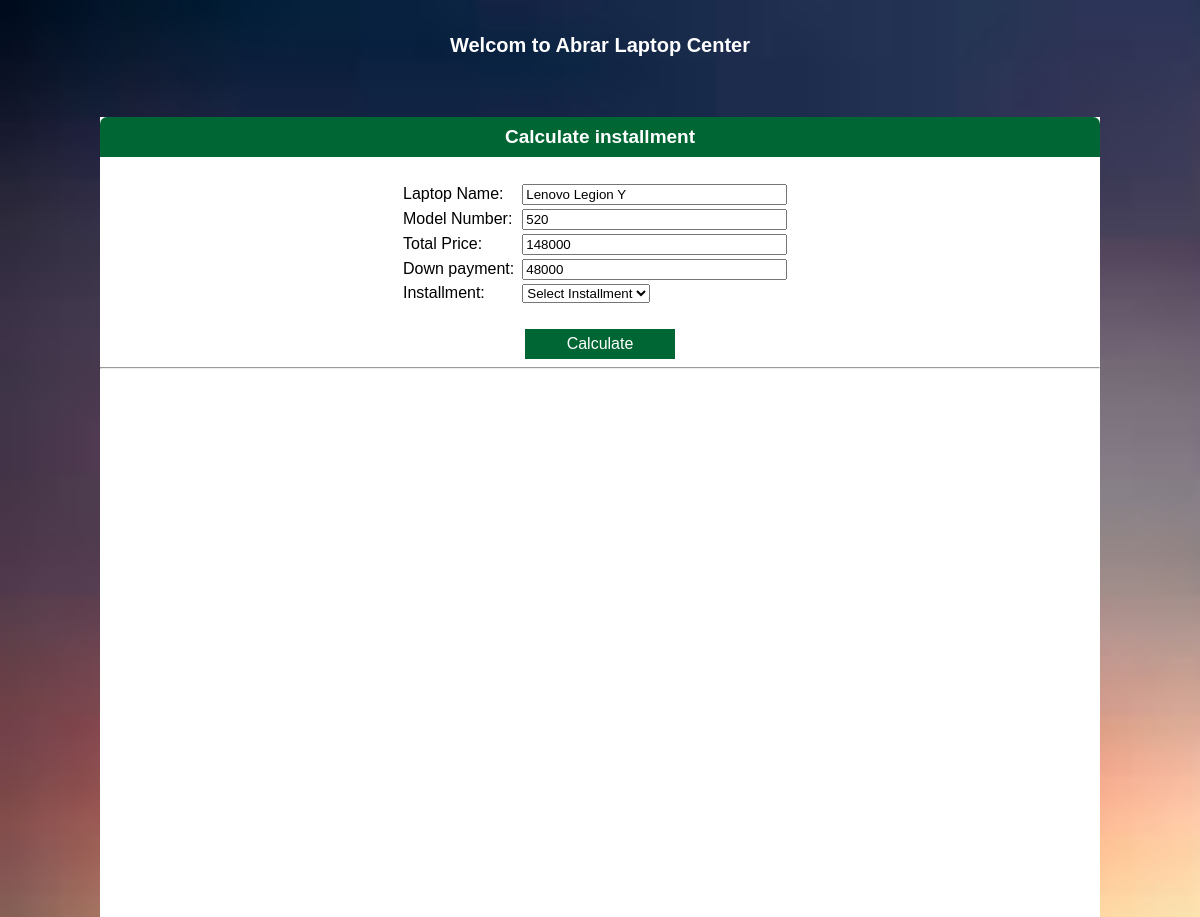
/Home.php?mlink=calculate.php&modno=520 (signed in), run on the app's committed database.
### tables this page shows
CREATE TABLE IF NOT EXISTS `laptop_information` (
  `Laptop_name` varchar(50) NOT NULL,
  `Model_number` int(11) NOT NULL,
  `Total_amount` int(11) NOT NULL,
  `Down_payment` int(11) NOT NULL,
  `Image` varchar(50) NOT NULL,
  PRIMARY KEY (`Model_number`)
);

### include/functions.php (called while the page is built, shortened)
<?php
function run_query($qry)
{
	$con = Connect();
	$rs = mysqli_query($con,$qry);
	$data = array();
	while($row = mysqli_fetch_assoc($rs))
	{
		$data[] = $row;
	}
	return $data;
}
function get_a_laptop($model)
{
	$query = "SELECT * FROM laptop_information where Model_number=".$model;
	$records = run_query($query);
	return $records;
}
?>

### pages/calculate.php (the view, shortened to what this page needs)
<?php
if(isset($_GET['modno']))
{
	$ModelNo = $_GET['modno'];
	$mod = get_a_laptop($ModelNo);
	}
?>
<div class="welcomeBar"> Calculate installment</div><br><br>
<center>
<table width="40%">
<form action="home.php?mlink=final.php" method="post">
<tr>
<td>Laptop Name:</td>
<td><input type="text" name="txtname" size="30" readonly value="<?php echo $mod[0]['Laptop_name'];?>"><br></td>
</tr>
<tr>
<td>Model Number: </td>
<td><input type="text" name="txtmodel" size="30" readonly value="<?php  echo $mod[0]['Model_number'];?>"><br></td>
</tr>
<tr>
<td>Total Price:</td>
<td><input type="text" name="txtprice" size="30"  readonly value="<?php  echo $mod[0]['Total_amount'];?>"><br></td>
</tr>
<tr>
<td>Down payment:</td>
<td><input type="text" name="txtdown" size="30" readonly value="<?php  echo $mod[0]['Down_payment'];?>"><br></td>
</tr>
<tr>
<td> Installment:</td>
<td><select name="txtins">
<option disabled selected> Select Installment</option>
<option value="18"> 18 months</option></select></h3></td></tr>
<tr>
<td>&nbsp;</td>
</tr>
<tr>
<td colspan="3" align="center"> <input type="submit" name="btncalculate" class="calbtn"  value="Calculate"></td>
</tr>
 </form>
 </table>
 <hr>
  <br><br><br><br><br><br>
 </center>

### css/style.css (style rules this page uses)
body { background:url(../images/bgimage.jpg) no-repeat; background-size:2050px,2050px; padding:0; font-family:Arial, Helvetica, sans-serif; font-size:11px; margin:0px auto auto auto; }
.welcomeBar { background-color: #063; font-size:19px; color: #FFF; text-align:center; font-weight:bold; line-height:40px; border-top-left-radius:7px; border-top-right-radius:7px; }
.calbtn { background-color:#006633; width:150px; height:30px; border: none; color: white; text-align: center; text-decoration: none; display: inline-block; font-size: 16px; cursor: pointer; }

### data on the page
laptop_information: txtname "Lenovo Legion Y", txtmodel "520", txtprice "148000", txtdown "48000"
